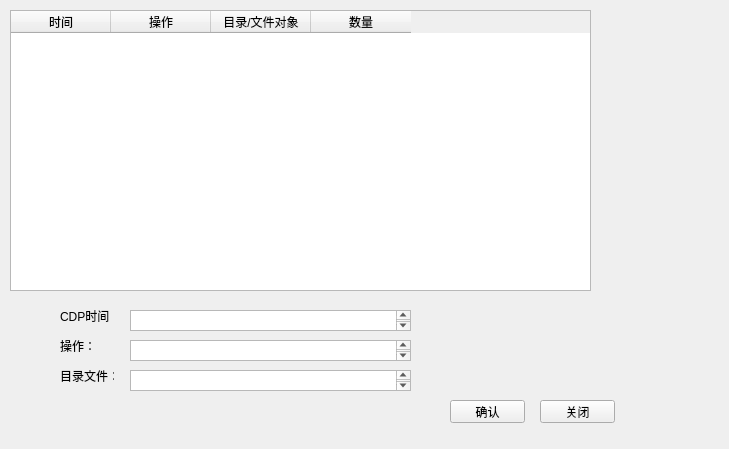
<?xml version="1.0" encoding="UTF-8"?>
<ui version="4.0">
 <class>LogForm</class>
 <widget class="QWidget" name="LogForm">
  <property name="geometry">
   <rect>
    <x>0</x>
    <y>0</y>
    <width>729</width>
    <height>449</height>
   </rect>
  </property>
  <property name="windowTitle">
   <string>Form</string>
  </property>
  <widget class="QTableWidget" name="tableWidget">
   <property name="geometry">
    <rect>
     <x>10</x>
     <y>10</y>
     <width>581</width>
     <height>281</height>
    </rect>
   </property>
   <column>
    <property name="text">
     <string>时间</string>
    </property>
   </column>
   <column>
    <property name="text">
     <string>操作</string>
    </property>
   </column>
   <column>
    <property name="text">
     <string>目录/文件对象</string>
    </property>
   </column>
   <column>
    <property name="text">
     <string>数量</string>
    </property>
   </column>
  </widget>
  <widget class="QLabel" name="label">
   <property name="geometry">
    <rect>
     <x>60</x>
     <y>310</y>
     <width>54</width>
     <height>12</height>
    </rect>
   </property>
   <property name="text">
    <string>CDP时间：</string>
   </property>
  </widget>
  <widget class="QTextEdit" name="textEdit">
   <property name="geometry">
    <rect>
     <x>130</x>
     <y>310</y>
     <width>281</width>
     <height>21</height>
    </rect>
   </property>
  </widget>
  <widget class="QTextEdit" name="textEdit_2">
   <property name="geometry">
    <rect>
     <x>130</x>
     <y>340</y>
     <width>281</width>
     <height>21</height>
    </rect>
   </property>
  </widget>
  <widget class="QLabel" name="label_2">
   <property name="geometry">
    <rect>
     <x>60</x>
     <y>340</y>
     <width>54</width>
     <height>12</height>
    </rect>
   </property>
   <property name="text">
    <string>操作：</string>
   </property>
  </widget>
  <widget class="QTextEdit" name="textEdit_3">
   <property name="geometry">
    <rect>
     <x>130</x>
     <y>370</y>
     <width>281</width>
     <height>21</height>
    </rect>
   </property>
  </widget>
  <widget class="QLabel" name="label_3">
   <property name="geometry">
    <rect>
     <x>60</x>
     <y>370</y>
     <width>54</width>
     <height>12</height>
    </rect>
   </property>
   <property name="text">
    <string>目录文件：</string>
   </property>
  </widget>
  <widget class="QPushButton" name="pushButton">
   <property name="geometry">
    <rect>
     <x>450</x>
     <y>400</y>
     <width>75</width>
     <height>23</height>
    </rect>
   </property>
   <property name="text">
    <string>确认</string>
   </property>
  </widget>
  <widget class="QPushButton" name="pushButton_2">
   <property name="geometry">
    <rect>
     <x>540</x>
     <y>400</y>
     <width>75</width>
     <height>23</height>
    </rect>
   </property>
   <property name="text">
    <string>关闭</string>
   </property>
  </widget>
 </widget>
 <resources/>
 <connections/>
</ui>
